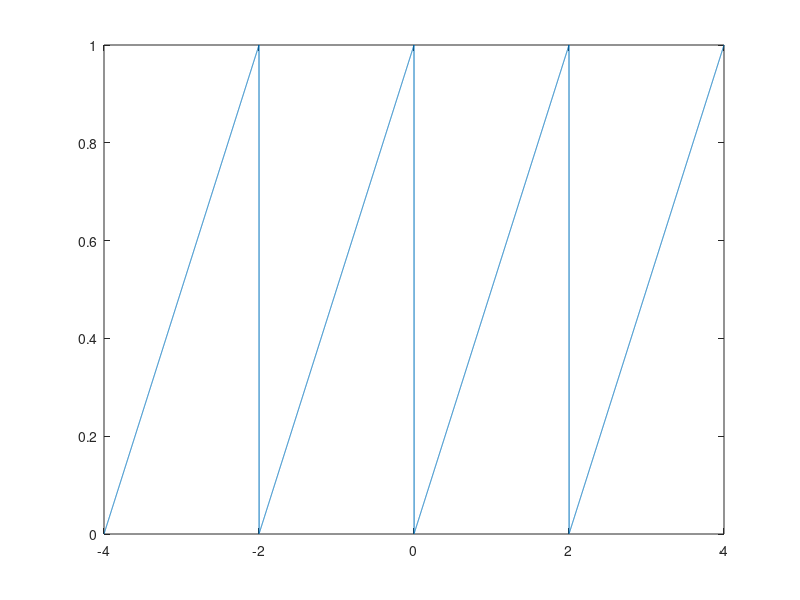

This chart was generated by the following MATLAB code:
pkg load signal
%generate very efficient sawtooth wave
fs = 1/2; %width of the single teeth
t = -4:1/1000:4; %time
d = -4:2:4;   %offset
x = [0 1]; %function values
y = pulstran(t,d,x,fs); %result

plot(t,y)